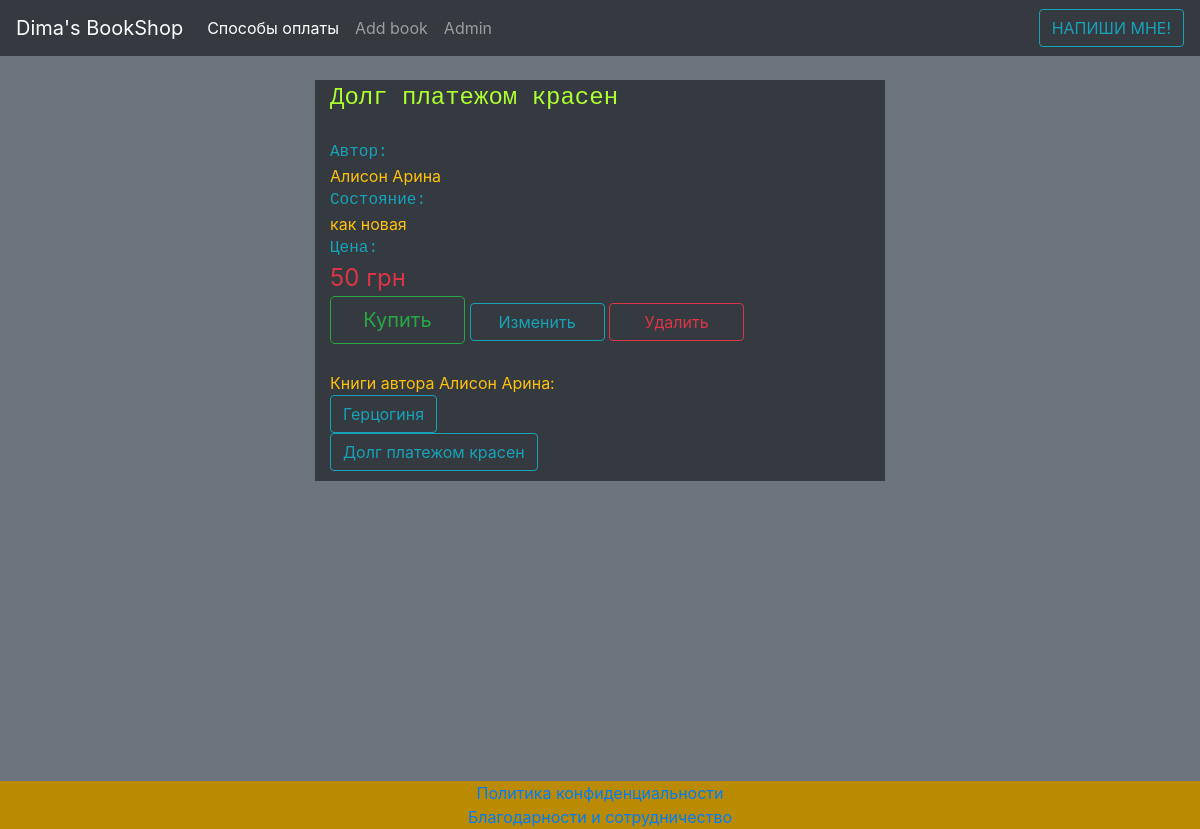
The page /book/818/ (signed in) on the database its author committed.
### Books/models.py (models this page shows, shortened)
class Book(models.Model):
    title = models.CharField(max_length=120)
    author = models.CharField(max_length=120)
    price = models.IntegerField()
    condition = models.CharField(max_length=120, default="Как новая, без следов использования")
    series = models.CharField(max_length=120, blank=True)
    add_info = models.TextField(blank=True)
    reserved = models.BooleanField(default=False)
    promotion = models.BooleanField(default=False)
    def get_absolute_url(self):
        return reverse("book_detail", kwargs={"id": self.id})

### Books/views.py (the view)
# urls.py: path('book/<id>/', book_detail, name='book_detail'),
def book_detail(request, id=None):
    book = get_object_or_404(Book, id=id)
    quary = book.author
    same_author = Book.objects.all().filter(author__icontains=quary)
    context = {
        "book": book,
        "same_author": same_author
    }
    return render(request, "book_detail.html", context)

### templates/book_detail.html (shortened to what this page needs)
{% extends "wrapper.html" %}
{% block content %}
    <div class="row">
        <div class="col-sm-6 offset-3 text-warning bg-dark" >
            <div class="text-monospace" style="font-size: x-large; color: greenyellow">{{ book.title }}</div><br>
            <div class="text-info text-monospace">Автор: </div>{{ book.author }}<br>
            <div class="text-info text-monospace" >Состояние:</div> {{ book.condition }}<br>
            <div class="text-info text-monospace">Цена: </div>
            <div class="text-danger" style="font-size: x-large">{{ book.price }} грн </div>
            <a class="btn btn-lg btn-outline-success col-md-3" href="/contact_form" style="margin-bottom: 3px">Купить</a>
            {%  if request.user.is_staff or request.user.is_superuser %}
                <a class="btn btn-outline-info col-md-3" href="/book/{{ book.id }}/edit" >Изменить</a>
                <a class="btn btn-outline-danger col-md-3" href="/book/{{ book.id }}/delete">Удалить</a>
            {% endif %}
        <br><br>
        <div class="other_author" style="margin-bottom: 10px">
        Книги автора {{ book.author }}:
        {% for books in same_author %}
            <br><a class="btn btn-outline-info" href="{{ books.get_absolute_url }}">{{ books.title }}</a>
        {% endfor %}
        </div>
</div>
    </div>
{% endblock %}

### rows shown on the page
Book: title "Долг платежом красен", author "Алисон Арина", condition "как новая", price "50"
Book: title "Герцогиня"
